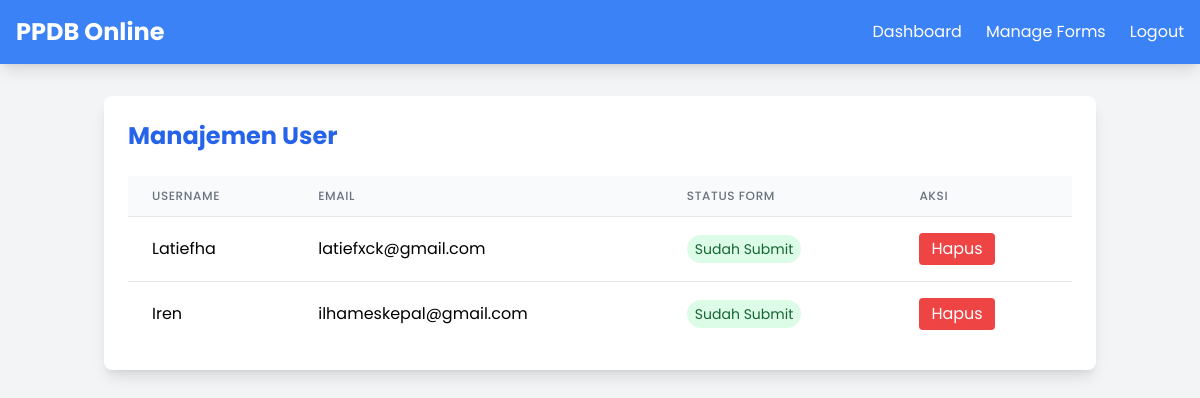
Screenshot of /admin/manage_users (signed in) with the database file from the repository.
### app/models.py (models this page shows, shortened)
class User(UserMixin, db.Model):
    __tablename__ = 'users'
    id = db.Column(db.Integer, primary_key=True)
    username = db.Column(db.String(50), unique=True, nullable=False)
    email = db.Column(db.String(100), unique=True, nullable=False)
    password_hash = db.Column(db.String(128), nullable=False)
    is_admin = db.Column(db.Boolean, default=False)
    notifications = db.Column(db.JSON, nullable=True, default=list)
    has_submitted_form = db.Column(db.Boolean, default=False)

### app/routes/admin.py (the view)
    def wrapper(*args, **kwargs):
        if not current_user.is_authenticated or not current_user.is_admin:
            flash("Anda tidak memiliki akses ke halaman ini.", "danger")
            return redirect(url_for('main.index'))
        return func(*args, **kwargs)

### app/routes/admin.py (called while the page is built)
def admin_required(func):
    def wrapper(*args, **kwargs):
        if not current_user.is_authenticated or not current_user.is_admin:
            flash("Anda tidak memiliki akses ke halaman ini.", "danger")
            return redirect(url_for('main.index'))
        return func(*args, **kwargs)
    wrapper.__name__ = func.__name__
    return wrapper

@admin_bp.route('/manage_users')
@login_required
@admin_required
def manage_users():
    users = User.query.filter_by(is_admin=False).all()
    return render_template('manage_users.html', users=users)

### app/templates/manage_users.html (shortened to what this page needs)
<!DOCTYPE html>
<html lang="id">
<head>
    <script src="https://cdn.tailwindcss.com"></script>
</head>
<body class="bg-gray-100 min-h-screen flex flex-col">
    <nav class="bg-blue-500 shadow-lg">
        <div class="max-w-7xl mx-auto px-4">
            <div class="flex justify-between items-center py-4">
                <a href="/" class="text-2xl font-bold text-white">PPDB Online</a>
                <div class="hidden md:flex space-x-6">
                    <a href="{{ url_for('admin_bp.dashboard_admin') }}" class="text-white hover:text-gray-200">Dashboard</a>
                    <a href="{{ url_for('admin_bp.manage_forms') }}" class="text-white hover:text-gray-200">Manage Forms</a>
                    <a href="/logout" class="text-white hover:text-gray-200">Logout</a>
                </div>
            </div>
        </div>
    </nav>
    <div class="container mx-auto px-4 py-8">
        <div class="bg-white rounded-lg shadow-lg p-6">
            <div class="flex justify-between items-center mb-6">
                <h2 class="text-2xl font-bold text-blue-600">Manajemen User</h2>
            </div>
            <div class="overflow-x-auto">
                <table class="min-w-full divide-y divide-gray-200">
                    <thead>
                        <tr>
                            <th class="px-6 py-3 bg-gray-50 text-left text-xs font-medium text-gray-500 uppercase tracking-wider">
                                Username
                            </th>
                            <th class="px-6 py-3 bg-gray-50 text-left text-xs font-medium text-gray-500 uppercase tracking-wider">
                                Email
                            </th>
                            <th class="px-6 py-3 bg-gray-50 text-left text-xs font-medium text-gray-500 uppercase tracking-wider">
                                Status Form
                            </th>
                            <th class="px-6 py-3 bg-gray-50 text-left text-xs font-medium text-gray-500 uppercase tracking-wider">
                                Aksi
                            </th>
                        </tr>
                    </thead>
                    <tbody class="bg-white divide-y divide-gray-200">
                        {% for user in users %}
                        <tr id="user-row-{{ user.id }}">
                            <td class="px-6 py-4 whitespace-nowrap">{{ user.username }}</td>
                            <td class="px-6 py-4 whitespace-nowrap">{{ user.email }}</td>
                            <td class="px-6 py-4 whitespace-nowrap">
                                {% if user.has_submitted_form %}
                                    <span class="px-2 py-1 text-sm text-green-800 bg-green-100 rounded-full">
                                        Sudah Submit
                                    </span>
                                {% else %}
                                    <span class="px-2 py-1 text-sm text-red-800 bg-red-100 rounded-full">
                                        Belum Submit
                                    </span>
                                {% endif %}
                            </td>
                            <td class="px-6 py-4 whitespace-nowrap">
                                <button onclick="deleteUser({{ user.id }})"
                                        class="bg-red-500 hover:bg-red-600 text-white px-3 py-1 rounded">
                                    Hapus
                                </button>
                            </td>
                        </tr>
                        {% endfor %}
                    </tbody>
                </table>
            </div>
        </div>
    </div>
</body>
</html>

### app/templates/manage_users.html (style rules this page uses)
body { font-family: 'Poppins', sans-serif; }

### rows the page displays
User: username "Latiefha", email "latiefxck@gmail.com", has_submitted_form "Sudah Submit"
User: username "Iren", email "ilhameskepal@gmail.com", has_submitted_form "Sudah Submit"
